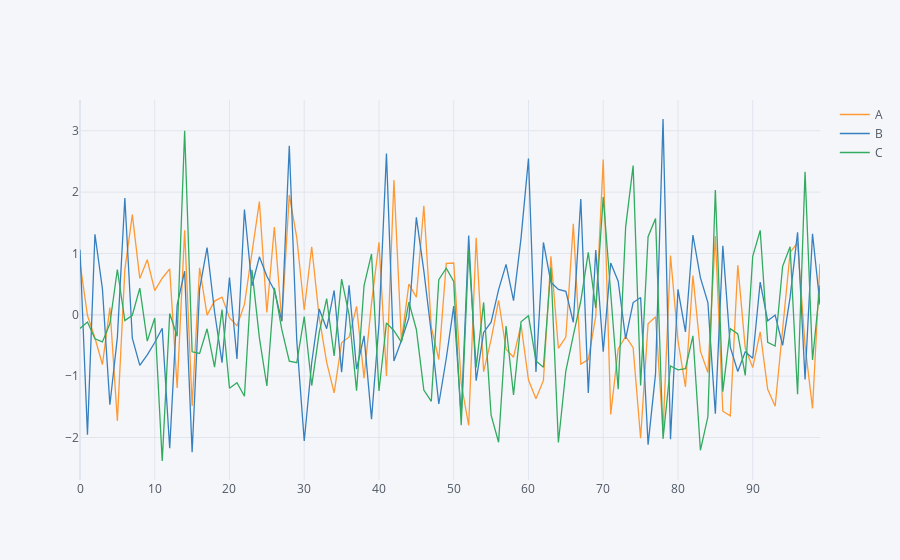

The code cell stored with this chart in its notebook:
### Code cell
df.iplot()
# x axis in below graph will be the row index of DF
